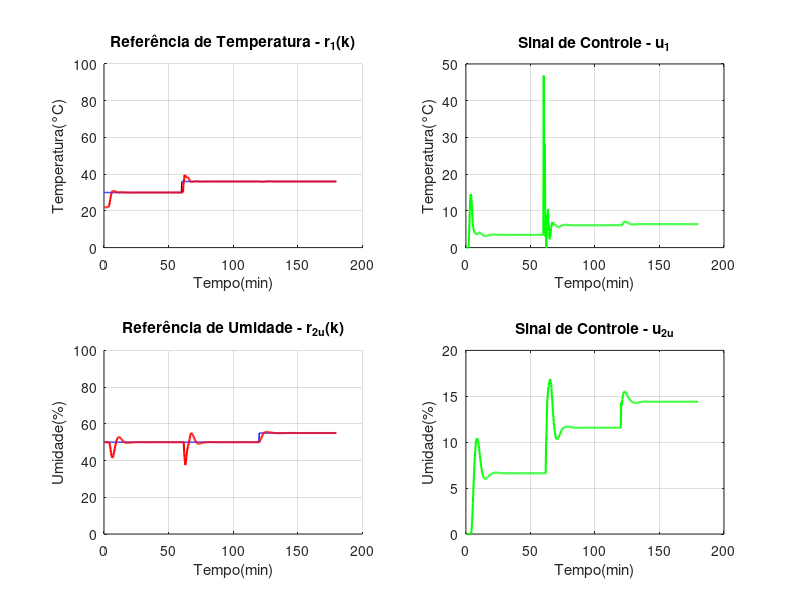

Write the MATLAB code that produced this figure.
%C?digo de Implementa PID ZN

varlist = {'r','u','y', 'tempo'};

clear(varlist{:})

clf(figure(2))

%Limpar vari?veis do Workspace - INICIO



T_amostra= 18; %Determina??o do per?odo de amostragem

qtde_amostras = 600;

% Inicializações

u_1t = zeros(1, qtde_amostras);

u_2u = zeros(1, qtde_amostras);

y_11t = zeros(1, qtde_amostras);

y_12u = zeros(1, qtde_amostras);

y_21t = zeros(1, qtde_amostras);

y_22u = zeros(1, qtde_amostras);

y_1t = zeros(1, qtde_amostras);

y_2u = zeros(1, qtde_amostras);

erro1 = zeros(1, qtde_amostras);

erro2 = zeros(1, qtde_amostras);

tempo = zeros(1, qtde_amostras);

r_1t = zeros(1, qtde_amostras);

r_2u = zeros(1, qtde_amostras);

% --- DEFINIÇÃO DAS CONDIÇÕES INICIAIS DA SAÍDA TOTAL ---

% O autor do código original define os 7 primeiros pontos para r e y

y_1t_inicial = 22; % Condição inicial da saída de temperatura

y_2u_inicial = 50; % Condição inicial da saída de umidade



% Os primeiros 7 pontos de tempo devem ser configurados com a referência

% e a saída inicial.

for k = 1:7

    r_1t(k) = 30;

    u_1t(k) = 0;

    r_2u(k) = 50;

    y_1t(k) = y_1t_inicial;

    y_2u(k) = y_2u_inicial;


    erro1(k) = r_1t(k) - y_1t(k);

    % erro2(k) = r_2u(k) - y_2u(k);

    tempo(k) = (k) * T_amostra;

end

%% DEFININDO OS PATAMARES DE CADA ENTRADA

% r_1t(1:qtde_amostras) = 30;

r_1t(8:qtde_amostras/3) = 30;

r_1t((qtde_amostras/3+1):(2*qtde_amostras/3)) = 36;

r_1t((2*qtde_amostras/3+1):qtde_amostras) = 36;

% r_2u(1:qtde_amostras) = 55;

r_2u(8:qtde_amostras/3) = 50;

r_2u((qtde_amostras/3+1):(2*qtde_amostras/3)) = 50;

r_2u((2*qtde_amostras/3+1):qtde_amostras) = 55;

%### Ziegler_nichols Frequencial

%Umidade

Kp_u = .3006;

Ki_u = 0.00677;

Kd_u = 3.3817;





g0_u = Kp_u + ((Ki_u*T_amostra)/2) + (Kd_u/T_amostra);

g1_u= ((Ki_u*T_amostra)/2) - Kp_u- ((2*Kd_u)/T_amostra);

g2_u = Kd_u/T_amostra;



%umidade

Ku_t=4.46;

Tu_t=234; %em segundos. Equivale à 1.8 min

%

Kp_t=0.6*Ku_t;

Ti_t=0.5*Tu_t;

Td_t=0.125*Tu_t;



% %M?toro Trapezoidal

Ki_t = Kp_t/Ti_t;

Kd_t = Kp_t*Td_t;


% Kp_t = 2.8410;
% 
% Ki_t = 0.0225;
% 
% Kd_t = 89.4915;


disp(Kp_t);
disp(Ki_t);
disp(Kd_t);
g0_t = Kp_t + ((Ki_t*T_amostra)/2) + (Kd_t/T_amostra);

g1_t = ((Ki_t*T_amostra)/2) - Kp_t - ((2*Kd_t)/T_amostra);

g2_t = Kd_t/T_amostra;

%Loop de Controle

%Calculos dos parametros do controlador PID





% Loop de controle

for k = 8:qtde_amostras

    y_11t(k) = 0.9678 * y_11t(k-1) + 0.08796 * u_1t(k-4) + 0.00509 * u_1t(k-5);

    y_12u(k) = 0.9331 * y_12u(k-1) - 0.003556 * u_2u(k-3) - 0.01718 * u_2u(k-4);

    y_21t(k) = 0.9676 * y_21t(k-1) - 0.1294 * u_1t(k-6) - 0.007485 * u_1t(k-7);

    y_22u(k) = 0.9048 * y_22u(k-1) + 0.02455 * u_2u(k-1) + 0.1869 * u_2u(k-2);



    y_1t(k) = y_11t(k) + y_12u(k) + y_1t_inicial;

    y_2u(k) = y_21t(k) + y_22u(k) + y_2u_inicial;



    erro1(k) = r_1t(k) - y_1t(k);

    erro2(k) = r_2u(k) - y_2u(k);

    u_1t(k) = u_1t(k-1) + g0_t * erro1(k) + g1_t * erro1(k-1) + g2_t * erro1(k-2);

    u_2u(k) = u_2u(k-1) + g0_u * erro2(k) + g1_u * erro2(k-1) + g2_u * erro2(k-2);


    if u_1t(k) > 100

        u_1t(k) = 100;

    end

    if u_1t(k) < 0

        u_1t(k) = 0;

    end

    %-------------------

    if u_2u(k) > 100

        u_2u(k) = 100;

    end

    if u_2u(k) < 0

        u_2u(k) = 0;

    end

    tempo(k) = k * T_amostra;

end





%% PLOTAGEM DE GRÁFICOS

% Subplot para r_1, y_1 e u_1

figure(2);

subplot(2,2,1)

hold on

plot(tempo/60, r_1t, 'b', 'LineWidth', 1);

plot(tempo/60, y_1t, 'r', 'LineWidth', 1.5);hold off

ylabel('Temperatura(°C)');

xlabel('Tempo(min)');

title('Referência de Temperatura - r_{1}(k)');
ylim([0 100]);

% legend('r_1(k)', 'y_1(k)');

grid on



subplot(2,2,2)

plot(tempo/60, u_1t, 'g', 'LineWidth', 1.5);

xlabel('Tempo(min)');

ylabel('Temperatura(°C)');

title('Sinal de Controle - u_{1}');

grid on





subplot(2,2,3)

hold on

plot(tempo/60, r_2u, 'b', 'LineWidth', 1);

plot(tempo/60, y_2u, 'r', 'LineWidth', 1.5);hold off

ylabel('Umidade(%)');

xlabel('Tempo(min)');

title('Referência de Umidade - r_{2u}(k)');
ylim([0 100]);
% legend('r_1(k)', 'y_1(k)')
grid on



subplot(2,2,4)

plot(tempo/60, u_2u, 'g', 'LineWidth', 1.5);

xlabel('Tempo(min)')

ylabel('Umidade(%)')

title('Sinal de Controle - u_{2u}')

grid on
